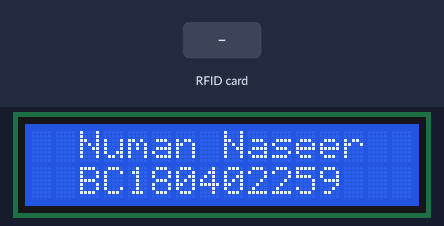
Simulated run of this program. Board: ESP8266 (NodeMCU). Shown: 16×2 character LCD. The test bench sets the inputs (shaded band). WiFi joins after 1.5 s; servers stay silent unless stated; uploads are accepted with an empty reply; what the program prints to the serial monitor is not drawn.

Above: at 0.2 s.
At 2.8 s:
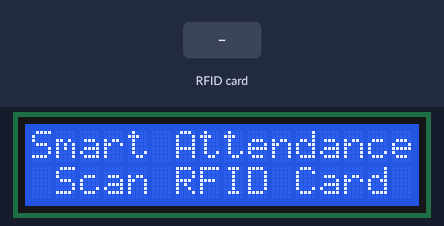
2.9 s: RFID card 5E 7A 19 C4 held to the reader
At 3.07 s:
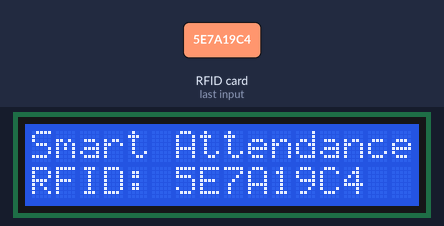
Timing chart, 0 to 5.9 s (numbered marks = the images above; inputs shaded):
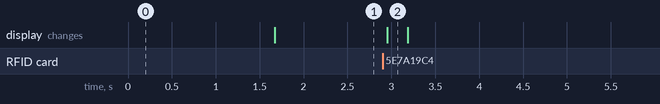

Measured:
- after the input at 2.9 s, the display: changes after 0.06 s (image 2)

The program:

main.cpp
```cpp
#include <Arduino.h>
#include <ESP8266WiFi.h>
#include <ESP8266HTTPClient.h>
#include <LiquidCrystal_I2C.h>
#include <SPI.h>
#include <MFRC522.h>
#include <ArduinoJson.h>

#define WiFiSSID      "NOMi"
#define WiFiPassword  "29170046664"

#define DeviceId "26452NOMi"

#define URLPath  "http://192.168.137.1/SmartAttendance/public/api/markAttendance"

#define lcdAddress  0x27
#define lcdColumns  16
#define lcdRows     2
LiquidCrystal_I2C lcd(lcdAddress, lcdColumns, lcdRows);

#define rfidRSTpin  D3
#define rfidSSpin   D4
MFRC522 mfrc522(rfidSSpin, rfidRSTpin);

byte readcard[4];
String  rfidTagID;

boolean getID();

WiFiClient wifiClient;
HTTPClient httpClient;

void setup()
{
  Serial.begin(115200);

  WiFi.begin(WiFiSSID, WiFiPassword);

  SPI.begin();
  mfrc522.PCD_Init();

  lcd.init();
  lcd.backlight();

  lcd.setCursor(2, 0);
  lcd.print("Numan Naseer");

  lcd.setCursor(2, 1);
  lcd.print("BC180402259");

  Serial.println("\nWiFi Connecting.");

  while (WiFi.status() != WL_CONNECTED)
  {
    delay(500);
    Serial.print(".");
  }

  Serial.println("\nWiFi Connected.");

  lcd.clear();
}

void loop()
{
  lcd.setCursor(0, 0);
  lcd.print("Smart Attendance");

  lcd.setCursor(1, 1);
  lcd.print("Scan RFID Card");

  if(getID())
  {
    lcd.clear();

    lcd.setCursor(2, 0);
    lcd.print("Place Wait");

    lcd.setCursor(0, 0);
    lcd.print("Smart Attendance");
    lcd.setCursor(0, 1);

    lcd.print("RFID: ");
    lcd.print(rfidTagID);

    #define Parameters "?cardId="+String(rfidTagID)+"&deviceId="+String(DeviceId)
    String fullURL = URLPath Parameters;
    // Serial.println(fullURL);

    // HTTPClient http;
    httpClient.begin(wifiClient, fullURL);
    httpClient.addHeader("Content-Type", "application/json");
    int statusCode = httpClient.sendRequest("PUT", "");
    String payload = httpClient.getString();
    httpClient.end();

    Serial.println(statusCode);
    Serial.println(payload);

    const size_t capacity = JSON_OBJECT_SIZE(3) + JSON_ARRAY_SIZE(2) + 60;
    DynamicJsonDocument doc(capacity);

    DeserializationError error = deserializeJson(doc, payload);

    if (error)
    {
      Serial.print(F("deserializeJson() failed: "));
      Serial.println(error.f_str());
      lcd.clear();
      return;
    }

    String message = doc["message"];

    // Serial.println(message);
    // lcd.setCursor(0, 1);
    // lcd.print(message);
    // Serial.println(doc["message"]);

    delay(3000);
    lcd.clear();
  }
}

boolean getID()
{
  if(!mfrc522.PICC_IsNewCardPresent())
  {
    return false;
  }

  if(!mfrc522.PICC_ReadCardSerial())
  {
    return false;
  }

  rfidTagID = "";

  for(uint8_t i = 0; i < 4; i++)
  {
    rfidTagID.concat(String(mfrc522.uid.uidByte[i], HEX));
  }

  rfidTagID.toUpperCase();

  mfrc522.PICC_HaltA();
  return true;
}
```
